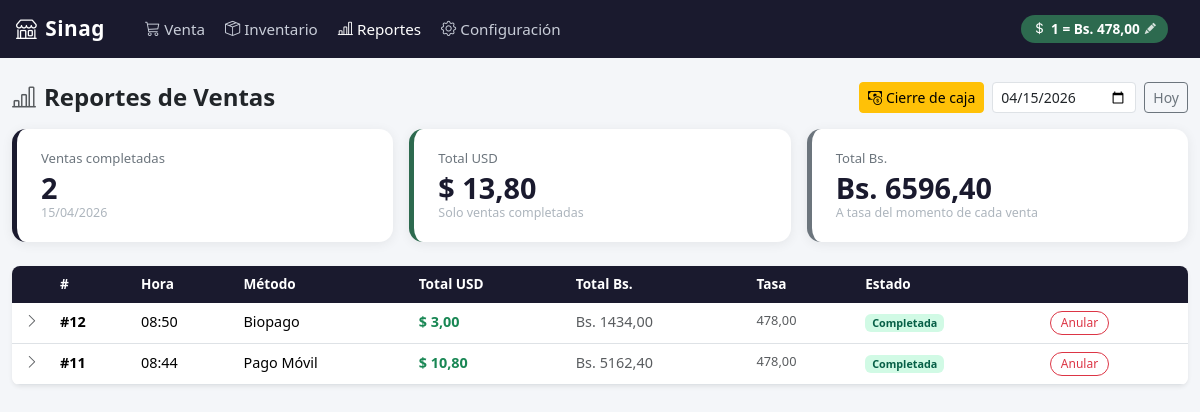
/reportes/, run on an earlier commit of the app's database.
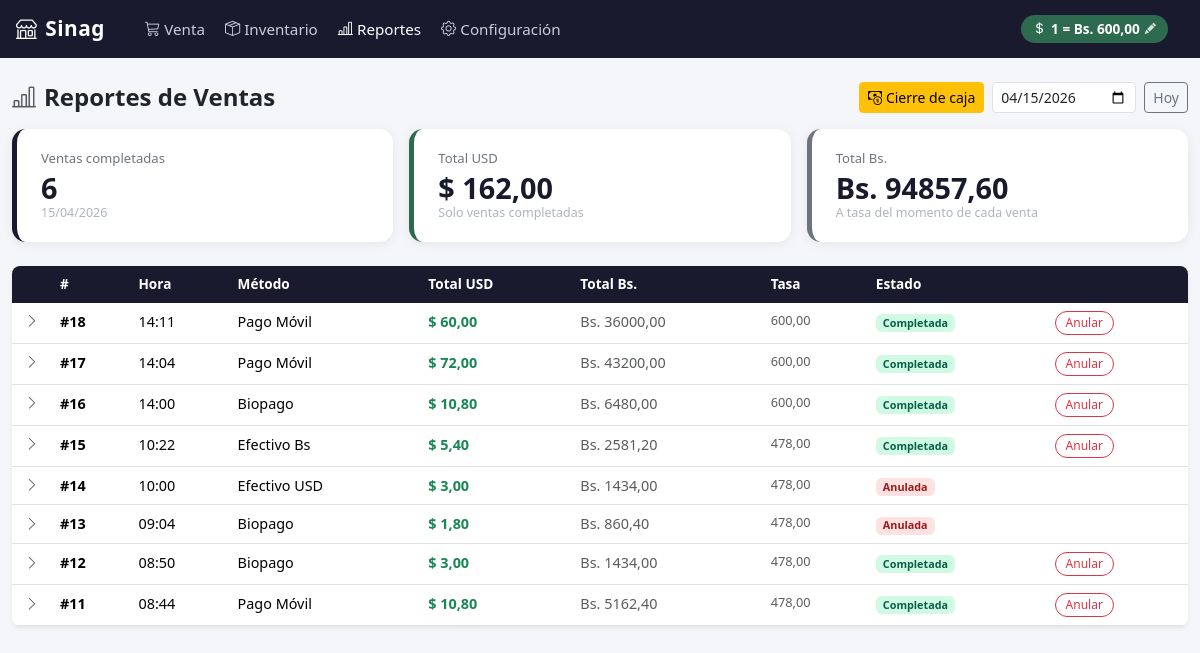
And on a later commit of the database.
### configuracion/models.py (models this page shows, shortened)
class Moneda(models.Model):
    tasa_cambio = models.DecimalField(max_digits=12, decimal_places=2)
    simbolo = models.CharField(max_length=5, default='Bs')
    ultima_actualizacion = models.DateTimeField(auto_now=True)
    class Meta:
        verbose_name = 'Moneda'
        verbose_name_plural = 'Moneda'

### ventas/models.py (models this page shows, shortened)
class Venta(models.Model):
    METODO_PAGO = [
        ('EFECTIVO_USD', 'Efectivo USD'),
        ('EFECTIVO_BS',  'Efectivo Bs'),
        ('TRANSFERENCIA', 'Transferencia'),
        ('PAGO_MOVIL',   'Pago Móvil'),
        ('PUNTO_DE_VENTA', 'PdV (Tarjeta)'),
        ('BIOPAGO',      'Biopago'),
        ('MIXTO',        'Pago Mixto'),
    ]
    ESTADO = [
        ('COMPLETADA', 'Completada'),
        ('ANULADA',    'Anulada'),
    ]
    fecha = models.DateTimeField(auto_now_add=True)
    total_usd = models.DecimalField(max_digits=10, decimal_places=2)
    total_bs = models.DecimalField(max_digits=14, decimal_places=2)
    tasa_aplicada = models.DecimalField(max_digits=12, decimal_places=2)
    metodo_pago = models.CharField(max_length=20, choices=METODO_PAGO)
    estado = models.CharField(max_length=15, choices=ESTADO, default='COMPLETADA')
    notas = models.TextField(blank=True)
    monto_recibido = models.DecimalField(max_digits=14, decimal_places=2, null=True, blank=True)
    vuelto = models.DecimalField(max_digits=14, decimal_places=2, null=True, blank=True)
    class Meta:
        verbose_name = 'Venta'
        verbose_name_plural = 'Ventas'
        ordering = ['-fecha']

### reportes/views.py (the view)
# urls.py: path('', views.index, name='index'),
def index(request):
    fecha_str = request.GET.get('fecha', '')
    try:
        fecha = date.fromisoformat(fecha_str)
    except ValueError:
        fecha = timezone.localdate()
    ventas = (
        Venta.objects
        .filter(fecha__date=fecha)
        .prefetch_related('detalles__producto')
        .order_by('-fecha')
    )
    completadas = ventas.filter(estado='COMPLETADA')
    resumen = completadas.aggregate(
        total_usd=Sum('total_usd'),
        total_bs=Sum('total_bs'),
        cantidad=Count('id'),
    )
    moneda  = Moneda.objects.first()
    empresa = Empresa.objects.first()
    return render(request, 'reportes/index.html', {
        'ventas':   ventas,
        'resumen':  resumen,
        'fecha':    fecha,
        'tasa':     moneda.tasa_cambio if moneda else None,
        'moneda':   moneda,
        'empresa':  empresa,
    })

### ventas/models.py (called while the page is built)
    @property
    def subtotal_usd(self):
        return self.precio_usd_capturado * self.cantidad

### templates/reportes/index.html (shortened to what this page needs)
{% extends "base.html" %}
{% block nav_reportes %}active{% endblock %}
{% block contenido %}
<div class="d-flex align-items-center justify-content-between mb-3">
  <h4 class="fw-bold mb-0"><i class="bi bi-bar-chart-line me-2 text-muted"></i>Reportes de Ventas</h4>
  <div class="d-flex align-items-center gap-2">
    <a href="{% url 'reportes:cierre_caja' %}" class="btn btn-sm btn-warning">
      <i class="bi bi-cash-coin me-1"></i>Cierre de caja
    </a>
    <form method="get" class="d-flex align-items-center gap-2">
      <input type="date" name="fecha" value="{{ fecha|date:'Y-m-d' }}"
             class="form-control form-control-sm filtro-fecha"
             onchange="this.form.submit()">
      <a href="?" class="btn btn-sm btn-outline-secondary">Hoy</a>
    </form>
  </div>
</div>
<div class="row g-3 mb-4">
  <div class="col-sm-4">
    <div class="card-resumen ventas">
      <div class="label">Ventas completadas</div>
      <div class="valor">{{ resumen.cantidad|default:"0" }}</div>
      <div class="sub">{{ fecha|date:"d/m/Y" }}</div>
    </div>
  </div>
  <div class="col-sm-4">
    <div class="card-resumen usd">
      <div class="label">Total USD</div>
      <div class="valor">$ {{ resumen.total_usd|default:"0.00"|floatformat:2 }}</div>
      <div class="sub">Solo ventas completadas</div>
    </div>
  </div>
  <div class="col-sm-4">
    <div class="card-resumen bs">
      <div class="label">Total Bs.</div>
      <div class="valor">Bs. {{ resumen.total_bs|default:"0.00"|floatformat:2 }}</div>
      <div class="sub">A tasa del momento de cada venta</div>
    </div>
  </div>
</div>
{% if ventas %}
<div class="bg-white rounded-3 shadow-sm overflow-hidden">
  <table class="table tabla-ventas mb-0">
    <thead>
      <tr>
        <th style="width:40px;"></th>
        <th>#</th>
        <th>Hora</th>
        <th>Método</th>
        <th>Total USD</th>
        <th>Total Bs.</th>
        <th>Tasa</th>
        <th>Estado</th>
        <th></th>
      </tr>
    </thead>
    <tbody>
      {% for venta in ventas %}
      <tr class="fila-venta" data-id="{{ venta.id }}" onclick="toggleDetalle(this.dataset.id)">
        <td class="text-center text-muted">
          <i class="bi bi-chevron-right" id="chevron-{{ venta.id }}"></i>
        </td>
        <td class="fw-semibold">#{{ venta.id }}</td>
        <td>{{ venta.fecha|date:"H:i" }}</td>
        <td>{{ venta.get_metodo_pago_display }}</td>
        <td class="fw-bold text-success">$ {{ venta.total_usd|floatformat:2 }}</td>
        <td class="text-muted">Bs. {{ venta.total_bs|floatformat:2 }}</td>
        <td class="text-muted" style="font-size:.8rem;">{{ venta.tasa_aplicada }}</td>
        <td>
          <span class="badge badge-estado-{{ venta.estado|lower }}">
            {{ venta.get_estado_display }}
          </span>
        </td>
        <td onclick="event.stopPropagation()">
          {% if venta.estado == 'COMPLETADA' %}
          <button class="btn-anular" data-venta-id="{{ venta.id }}"
                  onclick="anularVenta(this.dataset.ventaId)">
            Anular
          </button>
          {% endif %}
        </td>
      </tr>
      {% endfor %}
    </tbody>
  </table>
</div>
{% else %}
<div class="text-center text-muted py-5">
  <i class="bi bi-inbox" style="font-size:3rem; display:block; margin-bottom:.5rem;"></i>
  No hay ventas registradas para el {{ fecha|date:"d/m/Y" }}.
</div>
{% endif %}
{% endblock %}

### templates/base.html (shortened to what this page needs)
<!DOCTYPE html>
<html lang="es">
<head>
  <link href="https://cdn.jsdelivr.net/npm/bootstrap@5.3.3/dist/css/bootstrap.min.css" rel="stylesheet">
  <link href="https://cdn.jsdelivr.net/npm/bootstrap-icons@1.11.3/font/bootstrap-icons.min.css" rel="stylesheet">
</head>
<body>
  <nav class="navbar navbar-expand-lg navbar-pos px-3">
    <a class="navbar-brand" href="{% url 'pos:venta' %}">
      <i class="bi bi-shop me-2"></i>{{ empresa.nombre|default:"POS Core" }}
    </a>
    <div class="collapse navbar-collapse" id="navMenu">
      <ul class="navbar-nav me-auto ms-3 gap-1">
        <li class="nav-item">
          <a class="nav-link {% block nav_venta %}{% endblock %}" href="{% url 'pos:venta' %}">
            <i class="bi bi-cart3 me-1"></i>Venta
          </a>
        </li>
        <li class="nav-item">
          <a class="nav-link {% block nav_inventario %}{% endblock %}" href="{% url 'inventario:index' %}">
            <i class="bi bi-box-seam me-1"></i>Inventario
          </a>
        </li>
        <li class="nav-item">
          <a class="nav-link {% block nav_reportes %}{% endblock %}" href="{% url 'reportes:index' %}">
            <i class="bi bi-bar-chart-line me-1"></i>Reportes
          </a>
        </li>
        <li class="nav-item">
          <a class="nav-link {% block nav_config %}{% endblock %}" href="#">
            <i class="bi bi-gear me-1"></i>Configuración
          </a>
        </li>
      </ul>
      <button
        class="tasa-badge me-3 {% if not tasa %}sin-tasa{% endif %}"
        id="btn-abrir-tasa"
        data-bs-toggle="modal"
        data-bs-target="#modalTasa"
        title="Clic para actualizar tasa BCV"
      >
        <i class="bi bi-currency-dollar"></i>
        <span id="tasa-navbar-texto">
          {% if tasa %}1 = Bs. {{ tasa }}{% else %}Sin tasa — clic para configurar{% endif %}
        </span>
        <i class="bi bi-pencil-fill"></i>
      </button>
    </div>
  </nav>
  <div class="content-wrapper container-fluid">
    {% block contenido %}{% endblock %}
  </div>
</body>
</html>

What changed in the data, as far as the page shows it:
changed Moneda: tasa_cambio "478,00" → "600,00"
added Venta: id "18", fecha "14:11", metodo_pago "Pago Móvil", total_usd "60,00", total_bs "36000,00", tasa_aplicada "600,00", estado "Completada"
added Venta: id "17", fecha "14:04", metodo_pago "Pago Móvil", total_usd "72,00", total_bs "43200,00", tasa_aplicada "600,00", estado "Completada"
added Venta: id "16", fecha "14:00", metodo_pago "Biopago", total_usd "10,80", total_bs "6480,00", tasa_aplicada "600,00", estado "Completada"
added Venta: id "15", fecha "10:22", metodo_pago "Efectivo Bs", total_usd "5,40", total_bs "2581,20", tasa_aplicada "478,00", estado "Completada"
added Venta: id "14", fecha "10:00", metodo_pago "Efectivo USD", total_usd "3,00", total_bs "1434,00", tasa_aplicada "478,00", estado "Anulada"
added Venta: id "13", fecha "09:04", metodo_pago "Biopago", total_usd "1,80", total_bs "860,40", tasa_aplicada "478,00", estado "Anulada"
Also different on the page:
{{ resumen.cantidad|default:"0" }}: "2" → "6"
{{ resumen.total_usd|default:"0.00"|floatformat:2 }}: "13,80" → "162,00"
{{ resumen.total_bs|default:"0.00"|floatformat:2 }}: "6596,40" → "94857,60"
